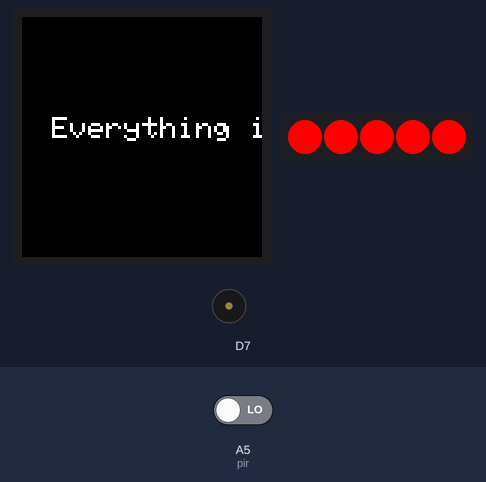
The sketch below on a simulated Arduino MKR. Shown: 240×240 colour display, 5 RGB LEDs in strip order, left to right, buzzer (waves = sounding). The inputs (shaded band) are chosen by the test bench; at power-on: A5 (pir) LOW. WiFi joins after 1.5 s; servers stay silent unless stated; what the sketch prints to the serial monitor is not drawn.

Above: at 2.9 s.
3.0 s: A5 (pir) driven HIGH
At 4.2 s:
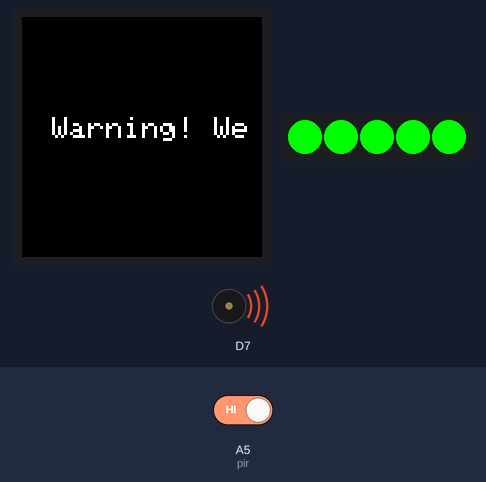
At 6.5 s:
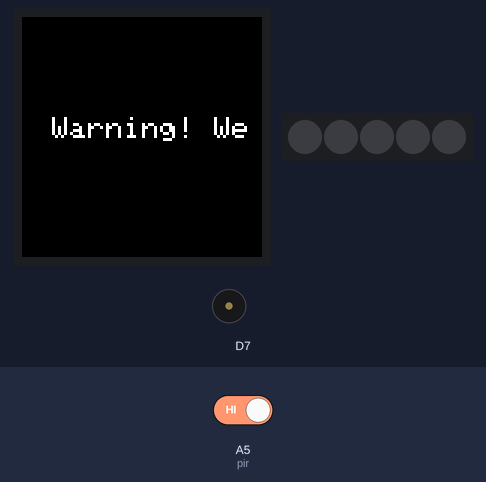
Timing chart, 0 to 13.2 s (numbered marks = the images above; inputs shaded):
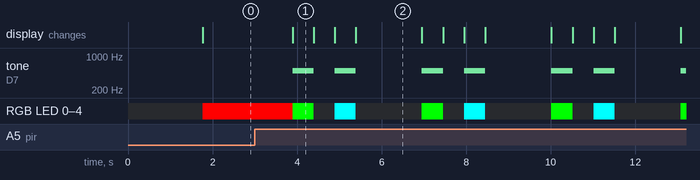

Measured:
- after the input at 3.0 s, tone on D7: silent → 500 Hz after 0.89 s, then repeats every 3.1 s: silent 0.50 s, 500 Hz 0.50 s, silent 1.6 s, 500 Hz 0.50 s; RGB LED 0–4: RGB(255, 0, 0) → RGB(0, 255, 0) after 0.89 s, then repeats every 3.1 s: off 0.50 s, RGB(0, 255, 255) 0.50 s, off 1.6 s, RGB(0, 255, 0) 0.50 s; the display: changes after 0.89 s (image 1)
- what the display in image 1 shows lasts 0.5 s, from 3.9 s to 4.4 s

The sketch:

Activity5_mar02a.ino
```cpp
#include "arduino_secrets.h"
/*
  Sketch generated by the Arduino IoT Cloud Thing "EIoTK_Activity_05"
  https://create.arduino.cc/cloud/things/c32e4fe4-1356-4837-84d5-c20909211d99

  Arduino IoT Cloud Properties description

  The following variables are automatically generated and updated when changes are made to the Thing

  String message;
  bool alarm;

  Properties which are marked as READ/WRITE in the Cloud Thing will also have functions
  which are called when their values are changed from the Dashboard.
  These functions are generated with the Thing and added at the end of this sketch.
*/

#include "thingProperties.h"
#include <Arduino_MKRIoTCarrier.h>
MKRIoTCarrier carrier;

int pir = A5;
bool pirState = LOW;

//Colors
uint32_t colorRed = carrier.leds.Color(0, 255, 0);   //RED
uint32_t colorGreen = carrier.leds.Color(255, 0, 0);  //GREEN

uint32_t colorOff = carrier.leds.Color(0, 0, 0);  //OFF
uint32_t colorPurple = carrier.leds.Color(0, 255, 255);  //PURPLE

void setup() {
  // Initialize serial and wait for port to open:
  Serial.begin(9600);
  pinMode(pir, INPUT);

  initProperties(); // defined in thingProperties.h

  ArduinoCloud.begin(ArduinoIoTPreferredConnection);

  CARRIER_CASE = true;
  carrier.begin();

  setDebugMessageLevel(4);   //Get Cloud Info/errors , 0 (only errors) up to 4
  ArduinoCloud.printDebugInfo();

  while (ArduinoCloud.connected() != 1) {
    ArduinoCloud.update();
    carrier.display.setTextSize(3);
    carrier.display.setCursor(20, 70);
    carrier.display.println("Waiting For");
    carrier.display.setCursor(5, 110);
    carrier.display.println("Connection...");
    delay(500);
  }
}

void loop() {
  ArduinoCloud.update();
  // Your code here

  //reading the status of the PIR sensor
  pirState = digitalRead(pir);

  //checking if the PIR sensor has detected movement
  if (pirState == HIGH) {
    alarm = true;
  }

  //Dashboard check
  //when the alarm has not been triggered and it is off
  if (alarm == false) {
    carrier.display.fillScreen(ST77XX_BLACK);
    carrier.display.setCursor(30, 100);
    carrier.display.setTextSize(3);
    message = "Everything is good!";
    carrier.leds.fill((colorGreen), 0, 5);
    carrier.display.println(message);
    carrier.leds.show();
  }

  //When the alarm has been triggered and it is on
  //The alarm will be on until the user goes to cloud's dashboard to turn it off
  else {
    message = "Warning! We have detected a person";
    carrier.leds.fill((colorRed), 0, 5);
    carrier.display.fillScreen(ST77XX_BLACK);
    carrier.display.setCursor(30, 100);
    carrier.display.setTextSize(3);
    carrier.display.println(message);
    carrier.leds.show();
    carrier.Buzzer.sound(500);
    delay(500);

    carrier.leds.fill((colorOff), 0, 5);
    carrier.leds.show();
    carrier.Buzzer.noSound();
    delay(500);

    carrier.leds.fill((colorPurple), 0, 5);
    carrier.leds.show();
    carrier.Buzzer.sound(500);
    delay(500);

    carrier.leds.fill((colorOff), 0, 5);
    carrier.leds.show();
    carrier.Buzzer.noSound();
    delay(500);

  }
  Serial.println(message);

  delay(1000);
}


void onAlarmChange() {
  // Do something
}

/*
  Since Message is READ_WRITE variable, onMessageChange() is
  executed every time a new value is received from IoT Cloud.
*/
void onMessageChange()  {
  // Add your code here to act upon Message change
}
```

arduino_secrets.h
```cpp
#define SECRET_SSID ""
#define SECRET_PASS ""
```

thingProperties.h
```cpp
// Code generated by Arduino IoT Cloud, DO NOT EDIT.

#include <ArduinoIoTCloud.h>
#include <Arduino_ConnectionHandler.h>

const char SSID[]     = SECRET_SSID;    // Network SSID (name)
const char PASS[]     = SECRET_PASS;    // Network password (use for WPA, or use as key for WEP)

void onMessageChange();
void onAlarmChange();

String message;
bool alarm;

void initProperties(){

  ArduinoCloud.addProperty(message, READWRITE, ON_CHANGE, onMessageChange);
  ArduinoCloud.addProperty(alarm, READWRITE, ON_CHANGE, onAlarmChange);

}

WiFiConnectionHandler ArduinoIoTPreferredConnection(SSID, PASS);
```
